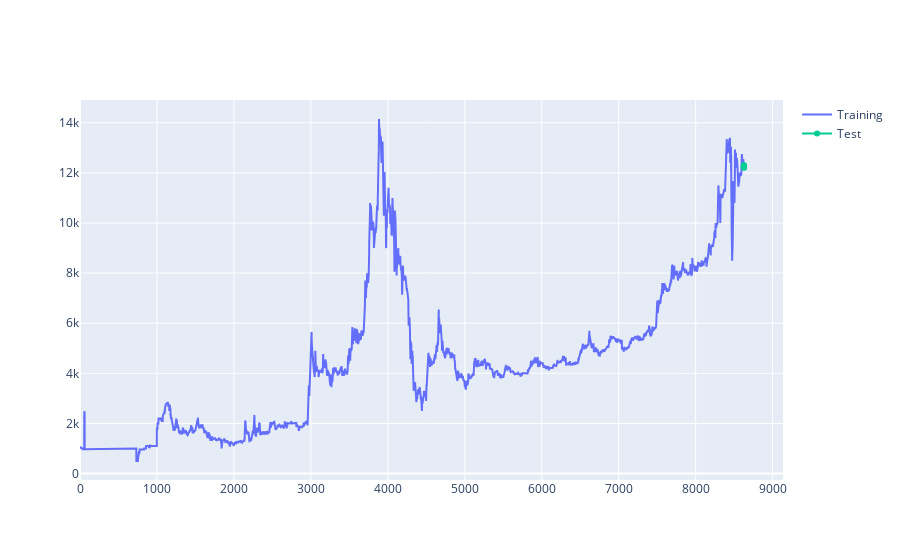

Write notebook code for a chart like this one.
### Code cell
fig = go.Figure()
fig.add_trace(go.Scatter(x=train_df.index, y=train_df.close, name='Training'))
fig.add_trace(go.Scatter(x=valid_df.index, y=valid_df.close, name='Validation'))
fig.add_trace(go.Scatter(x=test_df.index,  y=test_df.close,  name='Test'))
fig.show()

### Figure 1 — Plotly figure (JSON) as saved in the notebook; plotly's stock layout.template omitted (floating-point values rounded to 4 significant figures; data arrays with more than 128 entries replaced by an {"elided": "..."} marker saying what was removed)
{"data": [{"name": "Training", "type": "scatter", "x": {"elided": "8624 int values"}, "y": {"elided": "8624 int values"}}, {"name": "Validation", "type": "scatter", "x": [], "y": []}, {"name": "Test", "type": "scatter", "x": [8624, 8625, 8626, 8627, 8628, 8629], "y": [12223, 12290, 12290, 12290, 12290, 12200]}], "layout": {}}
